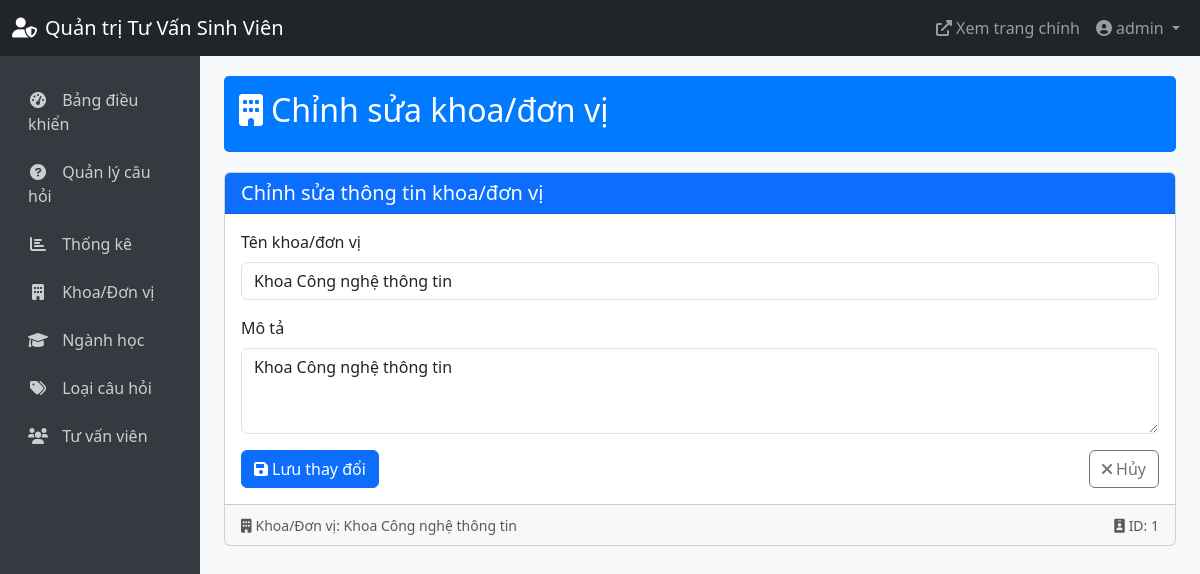
The app's page /admin-panel/departments/1/edit/ (signed in) with its own data.
### accounts/models.py (models this page shows)
class CustomUser(AbstractUser):
    USER_TYPE_CHOICES = (
        ('student', 'Sinh viên'),
        ('alumni', 'Cựu sinh viên'),
        ('parent', 'Phụ huynh'),
        ('high_school', 'Học sinh phổ thông'),
    )
    user_type = models.CharField(max_length=20, choices=USER_TYPE_CHOICES)
    student_id = models.CharField(max_length=20, blank=True, null=True)
    graduation_year = models.IntegerField(blank=True, null=True)  # Cho cựu sinh viên
    phone_number = models.CharField(max_length=15, blank=True, null=True)  # Cho phụ huynh
    grade = models.CharField(max_length=10, blank=True, null=True)  # Cho học sinh phổ thông

### questions/models.py (models this page shows, shortened)
class Department(models.Model):
    name = models.CharField(max_length=100, verbose_name="Tên khoa/đơn vị")
    description = models.TextField(blank=True, verbose_name="Mô tả")
    class Meta:
        verbose_name = "Khoa/Đơn vị"
        verbose_name_plural = "Khoa/Đơn vị"

### admin_panel/views.py (the view)
# urls.py: path('departments/<int:pk>/edit/', views.edit_department, name='edit_department'),
@login_required
def edit_department(request, pk):
    if not is_advisor(request.user):
        messages.error(request, 'Bạn không có quyền truy cập trang quản trị.')
        return redirect('home')
    try:
        advisor = AdvisorProfile.objects.get(user=request.user)
        if advisor.role != 'admin':
            messages.error(request, 'Bạn không có quyền quản lý danh mục.')
            return redirect('admin_dashboard')
    except AdvisorProfile.DoesNotExist:
        messages.error(request, 'Bạn không có quyền truy cập trang quản trị.')
        return redirect('home')
    department = get_object_or_404(Department, pk=pk)
    if request.method == 'POST':
        form = DepartmentForm(request.POST, instance=department)
        if form.is_valid():
            form.save()
            messages.success(request, 'Cập nhật khoa/đơn vị thành công!')
            return redirect('manage_departments')
    else:
        form = DepartmentForm(instance=department)
    return render(request, 'admin_panel/edit_department.html', {
        'form': form,
        'department': department
    })

### admin_panel/forms.py
class DepartmentForm(forms.ModelForm):
    class Meta:
        model = Department
        fields = ['name', 'description']
        widgets = {
            'description': forms.Textarea(attrs={'rows': 3}),
        }

### admin_panel/views.py (called while the page is built)
def is_advisor(user):
    try:
        advisor = AdvisorProfile.objects.get(user=user)
        return True
    except AdvisorProfile.DoesNotExist:
        return False

### templates/admin_panel/edit_department.html (shortened to what this page needs)
{% extends 'admin_panel/base_admin.html' %}
{% load widget_tweaks %}
{% block content %}
<div class="admin-header">
    <h2><i class="fas fa-building me-2"></i>Chỉnh sửa khoa/đơn vị</h2>
</div>
<div class="card">
    <div class="card-header bg-primary text-white">
        <h5 class="mb-0">Chỉnh sửa thông tin khoa/đơn vị</h5>
    </div>
    <div class="card-body">
        <form method="post">
            <div class="mb-3">
                <label for="{{ form.name.id_for_label }}" class="form-label">{{ form.name.label }}</label>
                {{ form.name|add_class:"form-control" }}
            </div>
            <div class="mb-3">
                <label for="{{ form.description.id_for_label }}" class="form-label">{{ form.description.label }}</label>
                {{ form.description|add_class:"form-control" }}
            </div>
            <div class="d-flex justify-content-between">
                <button type="submit" class="btn btn-primary">
                    <i class="fas fa-save me-1"></i>Lưu thay đổi
                </button>
                <a href="{% url 'manage_departments' %}" class="btn btn-outline-secondary">
                    <i class="fas fa-times me-1"></i>Hủy
                </a>
            </div>
        </form>
    </div>
    <div class="card-footer">
        <div class="d-flex justify-content-between text-muted">
            <div>
                <small><i class="fas fa-building me-1"></i>Khoa/Đơn vị: {{ department.name }}</small>
            </div>
            <div>
                <small><i class="fas fa-id-badge me-1"></i>ID: {{ department.id }}</small>
            </div>
        </div>
    </div>
</div>
{% endblock %}

### templates/admin_panel/base_admin.html (shortened to what this page needs)
<!DOCTYPE html>
<html lang="vi">
<head>
    <link href="https://cdn.jsdelivr.net/npm/bootstrap@5.3.0/dist/css/bootstrap.min.css" rel="stylesheet">
    <link rel="stylesheet" href="https://cdnjs.cloudflare.com/ajax/libs/font-awesome/6.0.0/css/all.min.css">
</head>
<body>
    <nav class="navbar navbar-expand-lg navbar-dark bg-dark">
        <div class="container-fluid">
            <a class="navbar-brand" href="{% url 'admin_dashboard' %}">
                <i class="fas fa-user-shield me-2"></i>Quản trị Tư Vấn Sinh Viên
            </a>
            <div class="collapse navbar-collapse" id="navbarAdmin">
                <ul class="navbar-nav ms-auto">
                    <li class="nav-item">
                        <a class="nav-link" href="{% url 'home' %}" target="_blank">
                            <i class="fas fa-external-link-alt me-1"></i>Xem trang chính
                        </a>
                    </li>
                    <li class="nav-item dropdown">
                        <a class="nav-link dropdown-toggle" href="#" id="navbarDropdown" role="button" data-bs-toggle="dropdown">
                            <i class="fas fa-user-circle me-1"></i>{{ user.get_full_name|default:user.username }}
                        </a>
                    </li>
                </ul>
            </div>
        </div>
    </nav>
    <div class="container-fluid">
        <div class="row">
            <div class="col-md-3 col-lg-2 d-md-block admin-sidebar collapse">
                <div class="position-sticky">
                    <ul class="nav flex-column">
                        <li class="nav-item">
                            <a class="nav-link {% if request.resolver_match.url_name == 'admin_dashboard' %}active{% endif %}" href="{% url 'admin_dashboard' %}">
                                <i class="fas fa-tachometer-alt"></i> Bảng điều khiển
                            </a>
                        </li>
                        <li class="nav-item">
                            <a class="nav-link {% if request.resolver_match.url_name == 'manage_questions' %}active{% endif %}" href="{% url 'manage_questions' %}">
                                <i class="fas fa-question-circle"></i> Quản lý câu hỏi
                            </a>
                        </li>
                        {% if user.advisorprofile.role == 'admin' %}
                        <li class="nav-item">
                            <a class="nav-link {% if request.resolver_match.url_name == 'statistics_dashboard' %}active{% endif %}" href="{% url 'statistics_dashboard' %}">
                                <i class="fas fa-chart-bar"></i> Thống kê
                            </a>
                        </li>
                        <li class="nav-item">
                            <a class="nav-link {% if request.resolver_match.url_name == 'manage_departments' %}active{% endif %}" href="{% url 'manage_departments' %}">
                                <i class="fas fa-building"></i> Khoa/Đơn vị
                            </a>
                        </li>
                        <li class="nav-item">
                            <a class="nav-link {% if request.resolver_match.url_name == 'manage_majors' %}active{% endif %}" href="{% url 'manage_majors' %}">
                                <i class="fas fa-graduation-cap"></i> Ngành học
                            </a>
                        </li>
                        <li class="nav-item">
                            <a class="nav-link {% if request.resolver_match.url_name == 'manage_categories' %}active{% endif %}" href="{% url 'manage_categories' %}">
                                <i class="fas fa-tags"></i> Loại câu hỏi
                            </a>
                        </li>
                        <li class="nav-item">
                            <a class="nav-link {% if request.resolver_match.url_name == 'manage_advisors' %}active{% endif %}" href="{% url 'manage_advisors' %}">
                                <i class="fas fa-users"></i> Tư vấn viên
                            </a>
                        </li>
                        {% endif %}
                    </ul>
                </div>
            </div>
            <main class="col-md-9 ms-sm-auto col-lg-10 px-md-4 admin-content">
                {% block content %}{% endblock %}
            </main>
        </div>
    </div>
</body>
</html>

### templates/admin_panel/base_admin.html (style rules this page uses)
body { background-color: #f8f9fa; }
.admin-sidebar { min-height: calc(100vh - 56px); background-color: #343a40; padding-top: 20px; }
.admin-sidebar .nav-link { color: rgba(255, 255, 255, 0.75); border-radius: 0; padding: 0.75rem 1rem; }
.admin-sidebar .nav-link i { margin-right: 10px; width: 20px; text-align: center; }
.admin-content { padding: 20px; }
.admin-header { background-color: #007bff; color: white; padding: 15px; margin-bottom: 20px; border-radius: 5px; }

### records on screen
CustomUser: get_full_name "admin"
Department: name "Khoa Công nghệ thông tin", description "Khoa Công nghệ thông tin", id "1"
